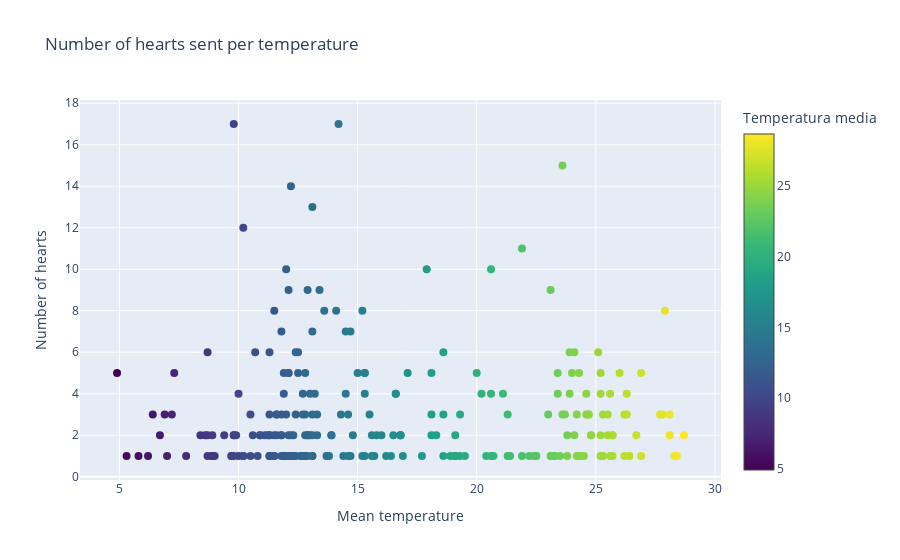

Notebook cell for this chart:
### Code cell
import plotly.graph_objects as go

# filter the DataFrame to include only the rows with the heart emoji
df_hearts = df[df['Emojis'] == '❤']

# group by date and calculate the number of heart emojis and the average temperature
df_temp_hearts = df_hearts.groupby('Date').agg({'Temp_mean': 'mean', 'Emojis': 'count'}).reset_index()

# create a scatter plot
fig = go.Figure(
    go.Scatter(
        x=df_temp_hearts['Temp_mean'],
        y=df_temp_hearts['Emojis'],
        mode='markers',
        marker=dict(
            size=8,
            color=df_temp_hearts['Temp_mean'],
            colorbar=dict(title='Temperatura media'),
            colorscale='Viridis')
    )
)

# customize the layout
fig.update_layout(
    title='Number of hearts sent per temperature',
    xaxis_title='Mean temperature',
    yaxis_title='Number of hearts',
    showlegend=False
)

# show the figure
fig.show()

### Figure 1 — Plotly figure (JSON) as saved in the notebook; plotly's stock layout.template omitted (floating-point values rounded to 4 significant figures; data arrays with more than 128 entries replaced by an {"elided": "..."} marker saying what was removed)
{"data": [{"marker": {"color": {"elided": "245 float values"}, "colorbar": {"title": {"text": "Temperatura media"}}, "colorscale": [[0, "#440154"], [0.1111, "#482878"], [0.2222, "#3e4989"], [0.3333, "#31688e"], [0.4444, "#26828e"], [0.5556, "#1f9e89"], [0.6667, "#35b779"], [0.7778, "#6ece58"], [0.8889, "#b5de2b"], [1, "#fde725"]], "size": 8}, "mode": "markers", "type": "scatter", "x": {"elided": "245 float values"}, "y": {"elided": "245 int values"}}], "layout": {"showlegend": false, "title": {"text": "Number of hearts sent per temperature"}, "xaxis": {"title": {"text": "Mean temperature"}}, "yaxis": {"title": {"text": "Number of hearts"}}}}
